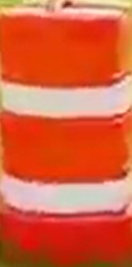
#> input picture V_Abhishek_ME19B002/barrel1.png, 132 x 267 px
$ jupyter execute Task2_test.ipynb
#> lines starting #> are read from the running program, lines starting #| are printed output that depends on the picture; after the words box and inside, x2 and y2 are one past the last pixel; in counts of white or black regions, pixels touching at a corner belong together
[cell 1]
import cv2
import numpy as np
from matplotlib import pyplot as plt

[cell 2]
img = cv2.imread('barrel1.png',1)
#> img is the input picture: shape (267, 132, 3); mean B, G, R 62.9, 96, 216
img_hsv = cv2.cvtColor(img, cv2.COLOR_BGR2HSV)
#> img_hsv: shape (267, 132, 3); mean H, S, V 16.5, 183.6, 216.1
original = cv2.imread('barrel.png',1)
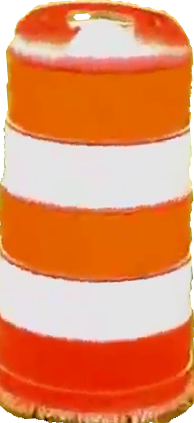
#> input picture barrel.png, 194 x 423 px, found by its file name
#> original is the input picture: shape (423, 194, 3); mean B, G, R 98.3, 142, 228.4
original_rgb = cv2.cvtColor(original, cv2.COLOR_BGR2RGB)
original_hsv = cv2.cvtColor(original, cv2.COLOR_BGR2HSV)
#> original_hsv: shape (423, 194, 3); mean H, S, V 29.2, 148, 228.6

[cell 3]
hsv_hist = cv2.calcHist([img_hsv],[0,1],None,[180,256],[0,180,0,256])
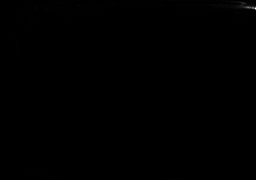
#> hsv_hist: shape (180, 256) float32; min 0, max 928, mean 0.8; drawn with min black and max white
mask = cv2.calcBackProject([original_hsv],[0,1],hsv_hist,[0,180,0,256],1)
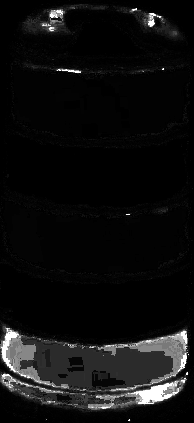
#> mask: shape (423, 194); min 0, max 255, mean 15.1
#plt.figure(),plt.axis("off"),plt.title("mask"),plt.imshow(mask)
#plt.show()

[cell 4]
disc = cv2.getStructuringElement(cv2.MORPH_ELLIPSE, (5,5))
filtered = cv2.filter2D(mask, -1, disc)
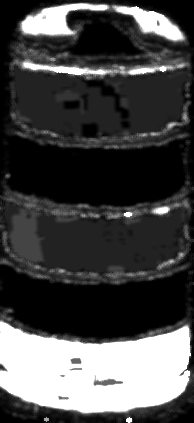
#> filtered: shape (423, 194); min 0, max 255, mean 71.2
#plt.figure(),plt.axis("off"),plt.title("output"),plt.imshow(filtered, cmap='gray')
#plt.show()
#print(filtered)

[cell 5]
_,thresh = cv2.threshold(filtered, 50, 255, cv2.THRESH_BINARY)
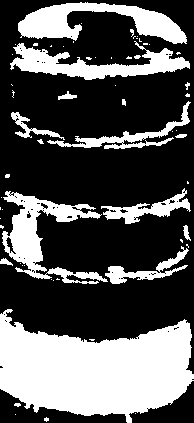
#> thresh: shape (423, 194); 33.9% white; 61 white regions (44 under 20 px), largest, box (x1, y1, x2, y2) and area: (0, 309, 194, 423) 14408, (2, 191, 108, 284) 3251, (18, 2, 187, 44) 3243
#plt.figure(),plt.axis("off"),plt.title("thresholded"),plt.imshow(thresh, cmap='gray')
#plt.show()
#print(thresh)

[cell 6]
final = cv2.merge((thresh,thresh,thresh))
result = cv2.bitwise_or(original_rgb, final)
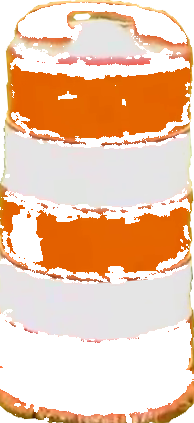
#> result: shape (423, 194, 3); mean R, G, B 238, 200.9, 173.5
plt.figure(),plt.axis("off"),plt.title("final"),plt.imshow(result, cmap = 'gray')
plt.show()
